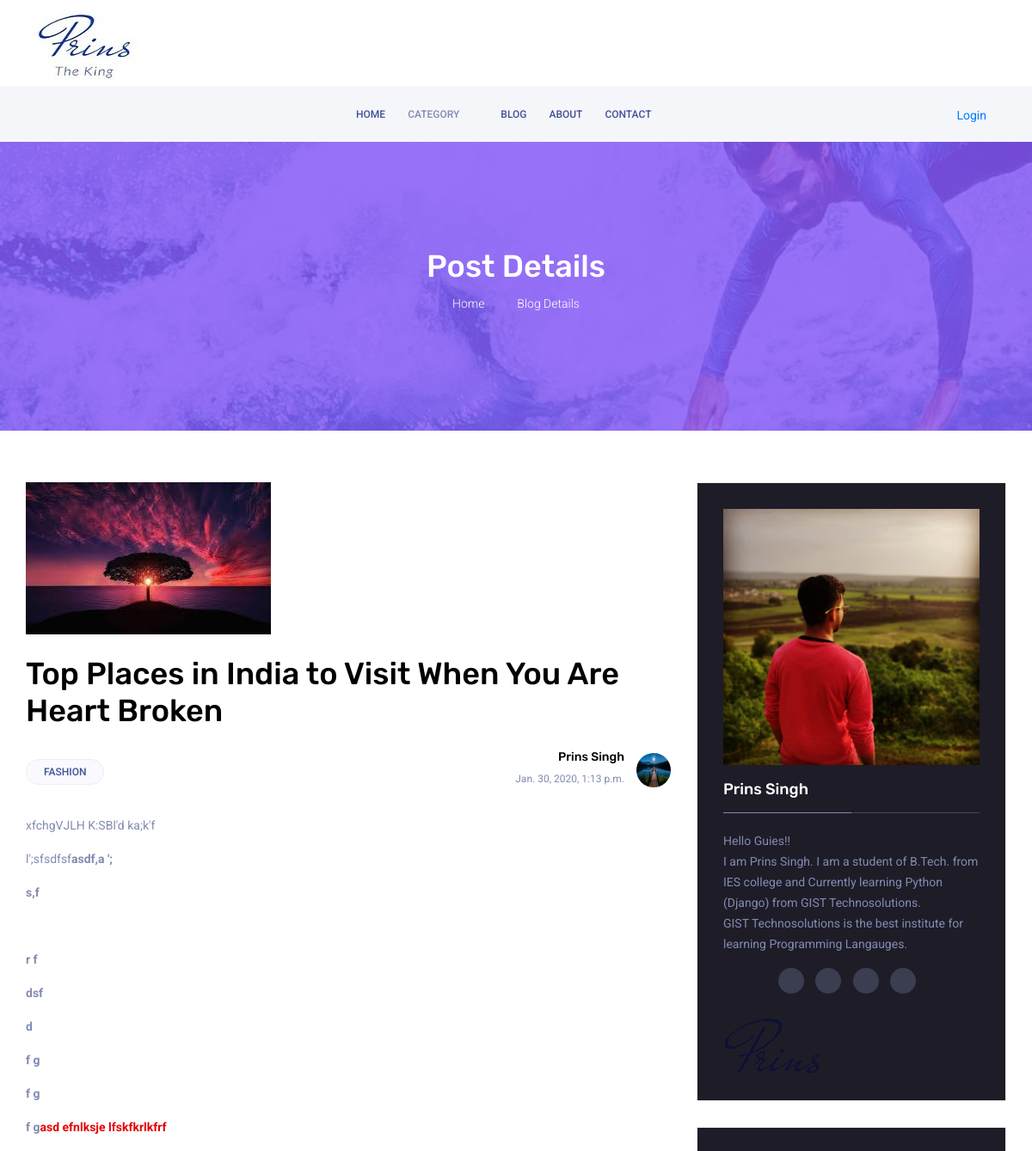
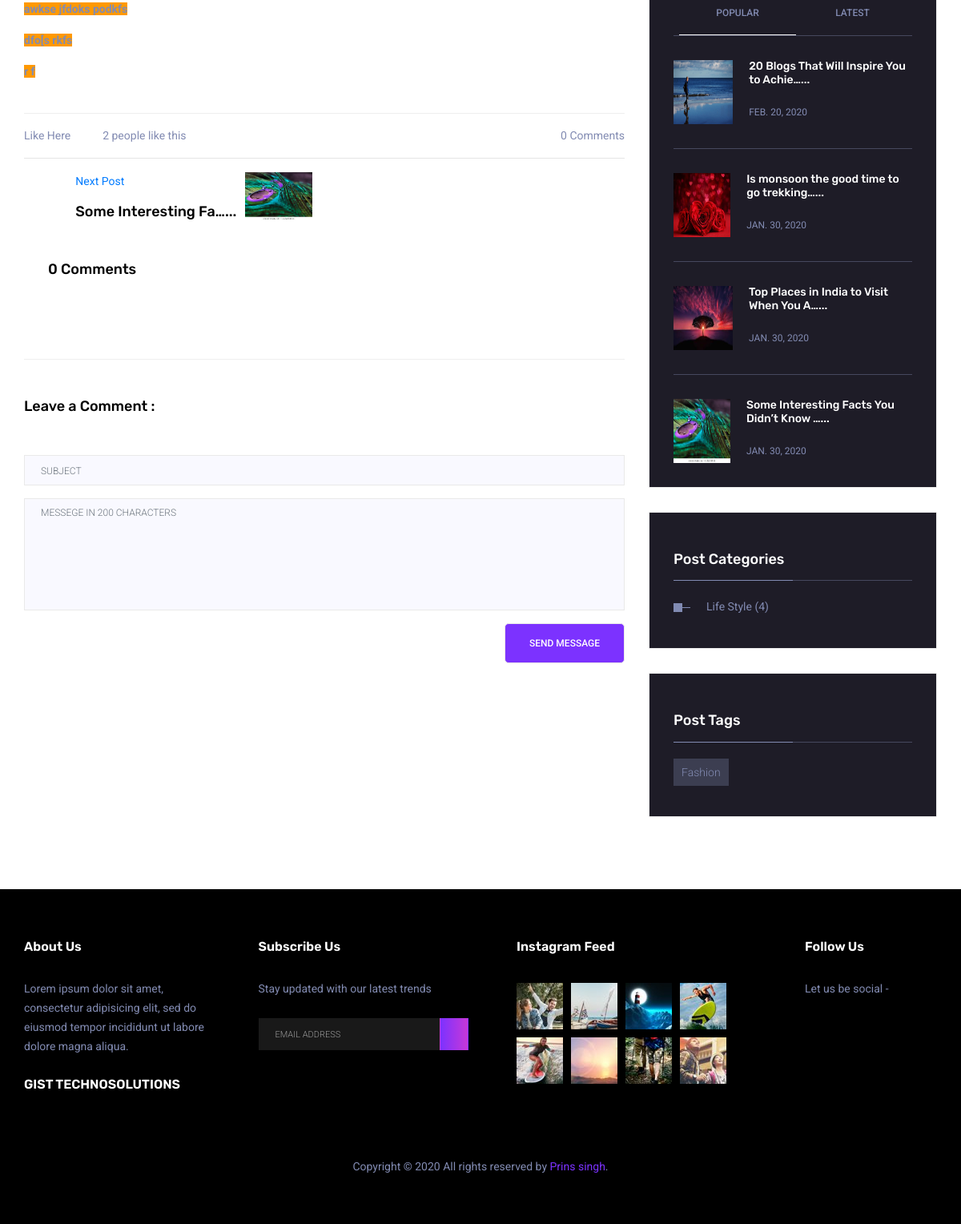
The page /BlogDetail/1/top-places-in-india-to-visit-when-you-are-heart-broken on the database its author committed (2 pictures, top to bottom).
### main/models.py (models this page shows, shortened)
class Post(models.Model):
    image= models.ImageField(upload_to='main/Posts')
    title=models.CharField(max_length=300, unique=True, null=False)
    slug =models.SlugField( max_length=120,unique=True, null=False)
    content = models.TextField()
    created_on = models.DateTimeField(auto_now_add=True)
    updated_on = models.DateTimeField(auto_now=True)
    likes=models.ManyToManyField(User,related_name='liked')
    views=models.IntegerField(default=0,null=True)
    status= models.CharField(max_length=200,choices=Status,default='Submitted')
    author=models.ForeignKey(User, on_delete=models.CASCADE, related_name='posted',null=True)
    def getLikes(self):
        return len(self.likes.all())

class Tag(models.Model):
    name=models.CharField(max_length=50, unique=True, null=False)
    slug = models.SlugField( max_length=120,unique=True, null=False)
    posts =models.ManyToManyField(Post,related_name='tags')

class User(models.Model):
    name= models.CharField(max_length=100,null=False)
    user_id =models.CharField(max_length=50,unique=True,null=False)
    email = models.CharField(max_length=70, unique=True, null=False)
    mobile = models.CharField(max_length=15, unique=True, null=False)
    password = models.CharField(max_length=30, null=False)
    gender = models.CharField(max_length=12,choices=Gender,default='Select')
    country =models.CharField(max_length=50,default='India')
    state = models.CharField(max_length=50,default="Madhya Pradesh")
    role = models.CharField(max_length=20,choices=User_Roles,default='User')
    otp = models.CharField(max_length=12,default="Not Verified")
    photo=models.ImageField(upload_to='main/Users',default='main/Users/default.png')

class Category(models.Model):
    name=models.CharField(max_length=120, unique=True, null=False)
    slug = models.SlugField( max_length=120,unique=True, null=False)
    posts =models.ManyToManyField(Post,related_name='categories')
    def ApprovedPostCount(self):
        return len(self.posts.filter(status="Approved"))

### main/views.py (the view)
# urls.py: path('BlogDetail/<int:id>/<slug:slug>',views.postDetails,name='PostDetails'),
def postDetails(request,id,**slug):
    current=Post.objects.get(id=id)
    current.views=current.views+1
    current.save()
    tagged=current.tags.all()
    categories = Category.objects.all()
    tags = Tag.objects.all()
    latest_post=Post.objects.order_by('created_on').filter(status="Approved").reverse()[:4]
    popular_posts=Post.objects.order_by('-views').filter(status="Approved")[:4]
    return render (request,"main/blogDetails.html",{'previous':previous_post(current),'current':current,'next':next_post(current),"tagged":tagged,"category":categories,'latest':latest_post,'popular_posts':popular_posts,"tags":tags})

### main/templatetags/tags.py (called while the page is built)
@register.filter(name="ApprovedLen")
def ApprovedLen(value):
    data = value.filter(status="Approved")
    return len(data)

### main/views.py (called while the page is built)
def next_post(post):
    try:
        for x in range(len(Post.objects.all())+1):
            next1=post.get_next_by_created_on()
            if next1.status=="Approved":
                return next1
            else:
                post=next1
        else:
            return None
    except Exception as identifier:
        print(identifier)
        return None

def previous_post(post):
    try:
        for x in range(len(Post.objects.all())+1):
            pre=post.get_previous_by_created_on()
            if pre.status=="Approved":
                return pre
            else:
                post=pre
        else:
            return None
    except Exception as identifier:
        print(identifier)
        return None

### main/Templates/main/blogDetails.html (shortened to what this page needs)
{% extends "main/index.html" %}
{% load tags %}
 {% load static %}
 {% block post_slider_section %}
<section class="banner-area relative">
    <div class="overlay overlay-bg">
    </div>
    <div class="container box_1170">
        <div class="row d-flex align-items-center justify-content-center">
            <div class="about-content col-lg-12">
                <h1 class="text-white">
                    Post Details
                </h1>
                <p class="text-white link-nav"><a href="{% url 'Blog:index' %}">Home </a> <span class="lnr lnr-arrow-right"></span>
                    <a href="#"> Blog Details</a>
                </p>
            </div>
        </div>
    </div>
</section>
{% endblock %}
{% block post_area %}
<div class="col-lg-8" id="details">
    <div class="main_blog_details">
        <img class="img-fluid" src="{{current.image.url}}" alt="post"><br><br>
        <h1>{{current.title}}</h1><br>
        <div class="user_details">
            <div class="float-left">
                {% for tag in tagged %}
                 <a href="{% url 'Blog:tagPost' tag.slug tag.id   1 %}">{{tag.name}}</a>
                {% endfor %}
            </div>
            <div class="float-right">
                <div class="media">
                    <div class="media-body">
                        <h5>{{current.author.name}}</h5>
                        <p>{{current.created_on}}</p>
                    </div>
                    <div class="d-flex">
                        <img src="{{current.author.photo.url}}" alt="blogerImg" class="rounded-circle" width="40" height="40">
                    </div>
                </div>
            </div>
        </div>
        <div class="post">{{current.content|safe}}</div>
        <div class="news_d_footer">
            <div id="like"> Like Here &nbsp;<i class="fa {% if current|isLiked:request.session.RazzMyBlog_user_id%}fa-heart{% else %}fa-heart-o{% endif %}" style="font-size:20px; color:red;" id="heart"></i> &nbsp; &nbsp;
                <span id="cn">{{current.getLikes}}</span> people like this</div>
            <a class="justify-content-center ml-auto" href="#comment"><i class="lnr lnr lnr-bubble"></i>{{current.reviews|ApprovedLen}}
                 Comments</a>
            <div class="news_socail ml-auto" style="position:fixed;">
                <a href="#"><i class="fa fa-facebook"></i></a>
                <a href="#"><i class="fa fa-twitter"></i></a>
                <a href="#"><i class="fa fa-pinterest"></i></a>
                <a href="#"><i class="fa fa-rss"></i></a>
            </div>
        </div>
    </div>
    <hr>
    <div class="navigation-area">
        <div class="row">
            {% if next %}
            <div class="col-lg-6 col-md-6 col-12 nav-right flex-row d-flex justify-content-end align-items-center">
                <div class="detials">
                    <a href="{% url 'Blog:PostDetails' next.id next.slug %}">
                        <p>Next Post</p>
                    </a>
                    <a href="{% url 'Blog:PostDetails' next.id next.slug %}">
                        <h4>{% if next.title|length < 20 %}{{next.title}} {% else %}{{next.title|truncatechars:20}}...{% endif %}</h4>
                    </a>
                </div>
                <div class="arrow">
                    <a href="{% url 'Blog:PostDetails' next.id next.slug %}"><span class="lnr text-white lnr-arrow-right"></span></a>
                </div>
                <div class="thumb">
                    <a href="{% url 'Blog:PostDetails' next.id next.slug %}"><img class="img-fluid" src="{{next.image.url}}" alt="" style="width=60px  !important; height:60px;  !important;"></a>
                </div>
            </div>
            {% endif %}
        </div>
    </div>
    <div class="comments-area" style="overflow: auto;">
        <h4>{{current.reviews|ApprovedLen}} Comments</h4>
    </div>
    <div class="comment-form" id="comment">
        <h4>Leave a Comment :</h4>
        <form action="{% url 'Blog:comment'  %}" method="post" id="mycommentform">
            <div class="form-group">
                <input type="text" class="form-control" id="subject" name="subject" placeholder="Subject" onfocus="if (!window.__cfRLUnblockHandlers) return false; this.placeholder = ''" onblur="if (!window.__cfRLUnblockHandlers) return false; this.placeholder = 'Subject'"
                    data-cf-modified-6db44a4414726967767fd5b4-="">
            </div>
            <div class="form-group">
                <textarea class="form-control mb-10" rows="5" name="message" id="content" maxlength="200" placeholder="Messege in 200 characters" onfocus="if (!window.__cfRLUnblockHandlers) return false; this.placeholder = ''" onblur="if (!window.__cfRLUnblockHandlers) return false; this.placeholder = 'Messege in 200 characters'"
                    required></textarea>
            </div>
            <a>
                <button type="button" class="primary-btn submit_btn text-uppercase" id="addComment">Send Message</button></a>
        </form>
    </div>
</div>
{% endblock %}

### main/Templates/main/index.html (shortened to what this page needs)
{% extends "main/Layout.html" %}
{% load static %}
{% block login %}
    {% if request.session.RazzMyBlog_user_name  %}
        {{ request.session.RazzMyBlog_user_name}}
    {% else %}
        Login
    {% endif %}
{% endblock %}
{% block post_categories1 %}
{% if category %}
    {% for cat in category %}
        <li>
            <a href="{% url 'Blog:categoryPost' cat.slug cat.id  1  %}" class="justify-content-between align-items-center d-flex">
             <p><img src="{% static 'main/img/bullet.png'%}" alt="&#8627;">{{cat.name}} ({{cat.ApprovedPostCount}})</p>
            </a>
        </li>
    {% endfor%}
{% endif %}
{% endblock %}
{% block Tags %}
    {% if tags %}
    {% for tag in tags %}
        <li><a href="{% url 'Blog:tagPost' tag.slug tag.id   1 %}">{{tag.name}}</a></li>&nbsp;
    {% endfor%}
{% endif %}
{% endblock %}
 {% block popular_post %}
{% if popular_posts %}
    {% for post in  popular_posts %}
    <div class="single-popular-post d-flex flex-row">
        <div class="popular-thumb">
            <img class="img-fluid" src="{{post.image.url}}" alt="Latest-post{{forloop.counter}}" style="width:100px !important; height:80px!important;">
        </div>
        <div class="popular-details">
            <h6><a href="{% url 'Blog:PostDetails' post.id post.slug %}">{% if post.title|length < 40 %}{{post.title}}
            {% else %}  {{post.title|truncatechars:40}}...{% endif %}</a></h6>
            <p>{{post.created_on.date}}</p>
        </div>
    </div>
   {% endfor%}
{% endif %}
{% endblock %}

### rows shown on the page
Post: image (picture), title "Top Places in India to Visit When You Are Heart Broken", author.name "Prins Singh", created_on "Jan. 30, 2020, 1:13 p.m.", author.photo (picture), content "xfchgVJLH K:SBl'd ka;k'f l';sfsdfsf asdf,a '; s,f r f dsf d f g f g f g asd efnlksje lfskfkrlkfrf awkse jfdoks podkfs dfo[s rkfs r f", getLikes "2", reviews|ApprovedLen "0", title "Top Places in India to Visit When You A…", created_on "JAN. 30, 2020"
Tag: name "FASHION", name "Fashion"
Post: title "Some Interesting Fa…", image (picture), title "Some Interesting Facts You Didn’t Know …", created_on "JAN. 30, 2020"
Post: image (picture), title "20 Blogs That Will Inspire You to Achie…", created_on "FEB. 20, 2020"
Post: image (picture), title "Is monsoon the good time to go trekking…", created_on "JAN. 30, 2020"
Category: name "Life Style", ApprovedPostCount "4"
